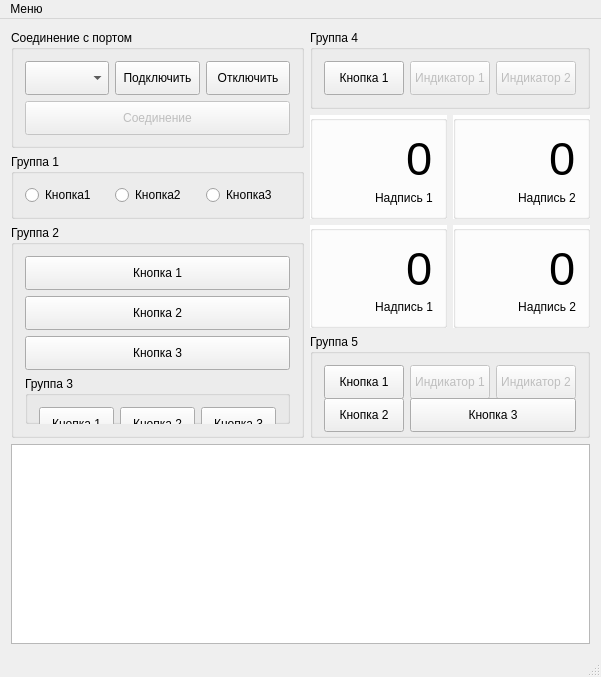
<?xml version="1.0" encoding="UTF-8"?>
<ui version="4.0">
 <class>MainWindow</class>
 <widget class="QMainWindow" name="MainWindow">
  <property name="geometry">
   <rect>
    <x>0</x>
    <y>0</y>
    <width>601</width>
    <height>677</height>
   </rect>
  </property>
  <property name="sizePolicy">
   <sizepolicy hsizetype="Maximum" vsizetype="Maximum">
    <horstretch>0</horstretch>
    <verstretch>0</verstretch>
   </sizepolicy>
  </property>
  <property name="minimumSize">
   <size>
    <width>601</width>
    <height>677</height>
   </size>
  </property>
  <property name="maximumSize">
   <size>
    <width>607</width>
    <height>678</height>
   </size>
  </property>
  <property name="windowTitle">
   <string>Кнопки в команду</string>
  </property>
  <property name="windowIcon">
   <iconset resource="sources.qrc">
    <normaloff>:/new/prefix1/icon.png</normaloff>:/new/prefix1/icon.png</iconset>
  </property>
  <property name="styleSheet">
   <string notr="true"/>
  </property>
  <property name="animated">
   <bool>true</bool>
  </property>
  <widget class="QWidget" name="centralWidget">
   <property name="sizePolicy">
    <sizepolicy hsizetype="Preferred" vsizetype="Preferred">
     <horstretch>0</horstretch>
     <verstretch>0</verstretch>
    </sizepolicy>
   </property>
   <property name="maximumSize">
    <size>
     <width>10000</width>
     <height>10000</height>
    </size>
   </property>
   <property name="styleSheet">
    <string notr="true"/>
   </property>
   <layout class="QGridLayout" name="gridLayout_5">
    <item row="0" column="0">
     <layout class="QHBoxLayout" name="horizontalLayout_16">
      <item>
       <layout class="QVBoxLayout" name="verticalLayout_2">
        <property name="sizeConstraint">
         <enum>QLayout::SetDefaultConstraint</enum>
        </property>
        <item>
         <widget class="QGroupBox" name="portConnectionGroupBox">
          <property name="maximumSize">
           <size>
            <width>1000</width>
            <height>118</height>
           </size>
          </property>
          <property name="styleSheet">
           <string notr="true"/>
          </property>
          <property name="title">
           <string>Соединение с портом</string>
          </property>
          <layout class="QVBoxLayout" name="verticalLayout">
           <item>
            <layout class="QHBoxLayout" name="horizontalLayout">
             <item>
              <widget class="QComboBox" name="portsAvailableComboBox">
               <property name="minimumSize">
                <size>
                 <width>0</width>
                 <height>34</height>
                </size>
               </property>
              </widget>
             </item>
             <item>
              <widget class="QPushButton" name="portConnectPushButton">
               <property name="minimumSize">
                <size>
                 <width>0</width>
                 <height>34</height>
                </size>
               </property>
               <property name="text">
                <string>Подключить</string>
               </property>
              </widget>
             </item>
             <item>
              <widget class="QPushButton" name="portDisconnectPushButton">
               <property name="minimumSize">
                <size>
                 <width>0</width>
                 <height>34</height>
                </size>
               </property>
               <property name="text">
                <string>Отключить</string>
               </property>
              </widget>
             </item>
            </layout>
           </item>
           <item>
            <widget class="QPushButton" name="connectionPushButton">
             <property name="enabled">
              <bool>false</bool>
             </property>
             <property name="minimumSize">
              <size>
               <width>0</width>
               <height>34</height>
              </size>
             </property>
             <property name="text">
              <string>Соединение</string>
             </property>
            </widget>
           </item>
          </layout>
         </widget>
        </item>
        <item>
         <widget class="QGroupBox" name="GroupBox_1">
          <property name="title">
           <string>Группа 1</string>
          </property>
          <property name="flat">
           <bool>false</bool>
          </property>
          <layout class="QHBoxLayout" name="horizontalLayout_15">
           <item>
            <widget class="QRadioButton" name="e1RadioButton">
             <property name="text">
              <string>Кнопка1</string>
             </property>
            </widget>
           </item>
           <item>
            <widget class="QRadioButton" name="e2RadioButton">
             <property name="text">
              <string>Кнопка2</string>
             </property>
            </widget>
           </item>
           <item>
            <widget class="QRadioButton" name="e3RadioButton">
             <property name="text">
              <string>Кнопка3</string>
             </property>
            </widget>
           </item>
          </layout>
         </widget>
        </item>
        <item>
         <widget class="QGroupBox" name="GroupBox_2">
          <property name="title">
           <string>Группа 2</string>
          </property>
          <layout class="QVBoxLayout" name="verticalLayout_3">
           <item>
            <widget class="QPushButton" name="aPushButton">
             <property name="minimumSize">
              <size>
               <width>0</width>
               <height>34</height>
              </size>
             </property>
             <property name="text">
              <string>Кнопка 1</string>
             </property>
             <property name="checkable">
              <bool>true</bool>
             </property>
            </widget>
           </item>
           <item>
            <widget class="QPushButton" name="cPushButton">
             <property name="minimumSize">
              <size>
               <width>0</width>
               <height>34</height>
              </size>
             </property>
             <property name="text">
              <string>Кнопка 2</string>
             </property>
             <property name="checkable">
              <bool>true</bool>
             </property>
            </widget>
           </item>
           <item>
            <widget class="QPushButton" name="dPushButton">
             <property name="minimumSize">
              <size>
               <width>0</width>
               <height>34</height>
              </size>
             </property>
             <property name="styleSheet">
              <string notr="true"/>
             </property>
             <property name="text">
              <string>Кнопка 3</string>
             </property>
             <property name="checkable">
              <bool>true</bool>
             </property>
            </widget>
           </item>
           <item>
            <widget class="QGroupBox" name="GroupBox_3">
             <property name="title">
              <string>Группа 3</string>
             </property>
             <layout class="QHBoxLayout" name="horizontalLayout_3">
              <item>
               <widget class="QPushButton" name="PushButton_1">
                <property name="minimumSize">
                 <size>
                  <width>0</width>
                  <height>34</height>
                 </size>
                </property>
                <property name="text">
                 <string>Кнопка 1</string>
                </property>
                <property name="checkable">
                 <bool>true</bool>
                </property>
               </widget>
              </item>
              <item>
               <widget class="QPushButton" name="PushButton_2">
                <property name="minimumSize">
                 <size>
                  <width>0</width>
                  <height>34</height>
                 </size>
                </property>
                <property name="text">
                 <string>Кнопка 2</string>
                </property>
                <property name="checkable">
                 <bool>true</bool>
                </property>
               </widget>
              </item>
              <item>
               <widget class="QPushButton" name="PushButton_3">
                <property name="minimumSize">
                 <size>
                  <width>0</width>
                  <height>34</height>
                 </size>
                </property>
                <property name="text">
                 <string>Кнопка 3</string>
                </property>
                <property name="checkable">
                 <bool>true</bool>
                </property>
               </widget>
              </item>
             </layout>
            </widget>
           </item>
          </layout>
         </widget>
        </item>
       </layout>
      </item>
      <item>
       <layout class="QVBoxLayout" name="verticalLayout_4">
        <item>
         <widget class="QGroupBox" name="GroupBox_4">
          <property name="styleSheet">
           <string notr="true"/>
          </property>
          <property name="title">
           <string>Группа 4</string>
          </property>
          <layout class="QHBoxLayout" name="horizontalLayout_2">
           <item>
            <widget class="QPushButton" name="rPushButton">
             <property name="enabled">
              <bool>true</bool>
             </property>
             <property name="minimumSize">
              <size>
               <width>0</width>
               <height>34</height>
              </size>
             </property>
             <property name="styleSheet">
              <string notr="true"/>
             </property>
             <property name="text">
              <string>Кнопка 1</string>
             </property>
             <property name="checkable">
              <bool>true</bool>
             </property>
            </widget>
           </item>
           <item>
            <widget class="QPushButton" name="coPushButton">
             <property name="enabled">
              <bool>false</bool>
             </property>
             <property name="sizePolicy">
              <sizepolicy hsizetype="Preferred" vsizetype="Preferred">
               <horstretch>0</horstretch>
               <verstretch>0</verstretch>
              </sizepolicy>
             </property>
             <property name="minimumSize">
              <size>
               <width>0</width>
               <height>34</height>
              </size>
             </property>
             <property name="maximumSize">
              <size>
               <width>16777215</width>
               <height>34</height>
              </size>
             </property>
             <property name="font">
              <font>
               <pointsize>9</pointsize>
              </font>
             </property>
             <property name="styleSheet">
              <string notr="true"/>
             </property>
             <property name="text">
              <string>Индикатор 1</string>
             </property>
            </widget>
           </item>
           <item>
            <widget class="QPushButton" name="bPushButton">
             <property name="enabled">
              <bool>false</bool>
             </property>
             <property name="minimumSize">
              <size>
               <width>0</width>
               <height>34</height>
              </size>
             </property>
             <property name="font">
              <font>
               <pointsize>9</pointsize>
              </font>
             </property>
             <property name="styleSheet">
              <string notr="true"/>
             </property>
             <property name="text">
              <string>Индикатор 2</string>
             </property>
            </widget>
           </item>
          </layout>
         </widget>
        </item>
        <item>
         <layout class="QHBoxLayout" name="horizontalLayout_9">
          <item>
           <widget class="QGroupBox" name="groupBox_6">
            <property name="styleSheet">
             <string notr="true"> QGroupBox{background-color: white }</string>
            </property>
            <property name="title">
             <string/>
            </property>
            <layout class="QGridLayout" name="gridLayout_2">
             <item row="0" column="0">
              <layout class="QHBoxLayout" name="horizontalLayout_7">
               <item>
                <spacer name="horizontalSpacer_4">
                 <property name="orientation">
                  <enum>Qt::Horizontal</enum>
                 </property>
                 <property name="sizeHint" stdset="0">
                  <size>
                   <width>40</width>
                   <height>20</height>
                  </size>
                 </property>
                </spacer>
               </item>
               <item>
                <widget class="QLabel" name="electricity1Label">
                 <property name="font">
                  <font>
                   <pointsize>35</pointsize>
                  </font>
                 </property>
                 <property name="styleSheet">
                  <string notr="true"/>
                 </property>
                 <property name="text">
                  <string>0</string>
                 </property>
                </widget>
               </item>
              </layout>
             </item>
             <item row="1" column="0">
              <layout class="QHBoxLayout" name="horizontalLayout_8">
               <item>
                <widget class="QLabel" name="label">
                 <property name="contextMenuPolicy">
                  <enum>Qt::ActionsContextMenu</enum>
                 </property>
                 <property name="text">
                  <string/>
                 </property>
                 <property name="pixmap">
                  <pixmap>:/energy_24.png</pixmap>
                 </property>
                </widget>
               </item>
               <item>
                <widget class="QLabel" name="label_13">
                 <property name="text">
                  <string>Надпись 1</string>
                 </property>
                </widget>
               </item>
              </layout>
             </item>
            </layout>
           </widget>
          </item>
          <item>
           <widget class="QGroupBox" name="groupBox_4">
            <property name="styleSheet">
             <string notr="true"> QGroupBox{background-color: white }</string>
            </property>
            <property name="title">
             <string/>
            </property>
            <layout class="QGridLayout" name="gridLayout">
             <item row="0" column="0">
              <layout class="QHBoxLayout" name="horizontalLayout_6">
               <item>
                <spacer name="horizontalSpacer_3">
                 <property name="orientation">
                  <enum>Qt::Horizontal</enum>
                 </property>
                 <property name="sizeHint" stdset="0">
                  <size>
                   <width>40</width>
                   <height>20</height>
                  </size>
                 </property>
                </spacer>
               </item>
               <item>
                <widget class="QLabel" name="electricity2Label">
                 <property name="font">
                  <font>
                   <pointsize>35</pointsize>
                  </font>
                 </property>
                 <property name="styleSheet">
                  <string notr="true"/>
                 </property>
                 <property name="text">
                  <string>0</string>
                 </property>
                </widget>
               </item>
              </layout>
             </item>
             <item row="1" column="0">
              <layout class="QHBoxLayout" name="horizontalLayout_5">
               <item>
                <widget class="QLabel" name="label_2">
                 <property name="text">
                  <string/>
                 </property>
                 <property name="pixmap">
                  <pixmap>:/energy_24.png</pixmap>
                 </property>
                </widget>
               </item>
               <item>
                <widget class="QLabel" name="label_10">
                 <property name="text">
                  <string>Надпись 2</string>
                 </property>
                </widget>
               </item>
              </layout>
             </item>
            </layout>
           </widget>
          </item>
         </layout>
        </item>
        <item>
         <layout class="QHBoxLayout" name="horizontalLayout_10">
          <item>
           <widget class="QGroupBox" name="groupBox_7">
            <property name="styleSheet">
             <string notr="true"> QGroupBox{background-color: white }</string>
            </property>
            <property name="title">
             <string/>
            </property>
            <layout class="QGridLayout" name="gridLayout_3">
             <item row="0" column="0">
              <layout class="QHBoxLayout" name="horizontalLayout_11">
               <item>
                <spacer name="horizontalSpacer_6">
                 <property name="orientation">
                  <enum>Qt::Horizontal</enum>
                 </property>
                 <property name="sizeHint" stdset="0">
                  <size>
                   <width>40</width>
                   <height>20</height>
                  </size>
                 </property>
                </spacer>
               </item>
               <item>
                <widget class="QLabel" name="temperature1Label">
                 <property name="font">
                  <font>
                   <pointsize>35</pointsize>
                  </font>
                 </property>
                 <property name="styleSheet">
                  <string notr="true"/>
                 </property>
                 <property name="text">
                  <string>0</string>
                 </property>
                </widget>
               </item>
              </layout>
             </item>
             <item row="1" column="0">
              <layout class="QHBoxLayout" name="horizontalLayout_12">
               <item>
                <widget class="QLabel" name="label_3">
                 <property name="text">
                  <string/>
                 </property>
                 <property name="pixmap">
                  <pixmap>:/temp_2.png</pixmap>
                 </property>
                </widget>
               </item>
               <item>
                <widget class="QLabel" name="label_15">
                 <property name="minimumSize">
                  <size>
                   <width>94</width>
                   <height>0</height>
                  </size>
                 </property>
                 <property name="text">
                  <string>Надпись 1</string>
                 </property>
                 <property name="alignment">
                  <set>Qt::AlignRight|Qt::AlignTrailing|Qt::AlignVCenter</set>
                 </property>
                </widget>
               </item>
              </layout>
             </item>
            </layout>
           </widget>
          </item>
          <item>
           <widget class="QGroupBox" name="groupBox_8">
            <property name="styleSheet">
             <string notr="true"> QGroupBox{background-color: white }</string>
            </property>
            <property name="title">
             <string/>
            </property>
            <layout class="QGridLayout" name="gridLayout_4">
             <item row="0" column="0">
              <layout class="QHBoxLayout" name="horizontalLayout_13">
               <item>
                <spacer name="horizontalSpacer_8">
                 <property name="orientation">
                  <enum>Qt::Horizontal</enum>
                 </property>
                 <property name="sizeHint" stdset="0">
                  <size>
                   <width>40</width>
                   <height>20</height>
                  </size>
                 </property>
                </spacer>
               </item>
               <item>
                <widget class="QLabel" name="temperature2Label">
                 <property name="font">
                  <font>
                   <pointsize>35</pointsize>
                  </font>
                 </property>
                 <property name="styleSheet">
                  <string notr="true"/>
                 </property>
                 <property name="text">
                  <string>0</string>
                 </property>
                </widget>
               </item>
              </layout>
             </item>
             <item row="1" column="0">
              <layout class="QHBoxLayout" name="horizontalLayout_14">
               <item>
                <widget class="QLabel" name="label_4">
                 <property name="text">
                  <string/>
                 </property>
                 <property name="pixmap">
                  <pixmap>:/temp_2.png</pixmap>
                 </property>
                </widget>
               </item>
               <item>
                <widget class="QLabel" name="label_17">
                 <property name="minimumSize">
                  <size>
                   <width>94</width>
                   <height>0</height>
                  </size>
                 </property>
                 <property name="text">
                  <string>Надпись 2</string>
                 </property>
                 <property name="alignment">
                  <set>Qt::AlignRight|Qt::AlignTrailing|Qt::AlignVCenter</set>
                 </property>
                </widget>
               </item>
              </layout>
             </item>
            </layout>
           </widget>
          </item>
         </layout>
        </item>
        <item>
         <widget class="QGroupBox" name="GroupBox_5">
          <property name="title">
           <string>Группа 5</string>
          </property>
          <layout class="QHBoxLayout" name="horizontalLayout_4">
           <item>
            <layout class="QVBoxLayout" name="verticalLayout_7">
             <item>
              <widget class="QPushButton" name="oPushButton">
               <property name="minimumSize">
                <size>
                 <width>0</width>
                 <height>34</height>
                </size>
               </property>
               <property name="text">
                <string>Кнопка 1</string>
               </property>
               <property name="checkable">
                <bool>true</bool>
               </property>
              </widget>
             </item>
             <item>
              <widget class="QPushButton" name="yPushButton">
               <property name="minimumSize">
                <size>
                 <width>0</width>
                 <height>34</height>
                </size>
               </property>
               <property name="text">
                <string>Кнопка 2</string>
               </property>
               <property name="checkable">
                <bool>true</bool>
               </property>
              </widget>
             </item>
            </layout>
           </item>
           <item>
            <layout class="QVBoxLayout" name="verticalLayout_6">
             <item>
              <layout class="QHBoxLayout" name="horizontalLayout_17">
               <item>
                <widget class="QPushButton" name="kPushButton">
                 <property name="enabled">
                  <bool>false</bool>
                 </property>
                 <property name="minimumSize">
                  <size>
                   <width>0</width>
                   <height>34</height>
                  </size>
                 </property>
                 <property name="font">
                  <font>
                   <pointsize>9</pointsize>
                  </font>
                 </property>
                 <property name="styleSheet">
                  <string notr="true"/>
                 </property>
                 <property name="text">
                  <string>Индикатор 1</string>
                 </property>
                </widget>
               </item>
               <item>
                <widget class="QPushButton" name="vPushButton">
                 <property name="enabled">
                  <bool>false</bool>
                 </property>
                 <property name="minimumSize">
                  <size>
                   <width>0</width>
                   <height>34</height>
                  </size>
                 </property>
                 <property name="text">
                  <string>Индикатор 2</string>
                 </property>
                </widget>
               </item>
              </layout>
             </item>
             <item>
              <widget class="QPushButton" name="zPushButton">
               <property name="minimumSize">
                <size>
                 <width>0</width>
                 <height>34</height>
                </size>
               </property>
               <property name="text">
                <string>Кнопка 3</string>
               </property>
               <property name="checkable">
                <bool>true</bool>
               </property>
              </widget>
             </item>
            </layout>
           </item>
          </layout>
         </widget>
        </item>
       </layout>
      </item>
     </layout>
    </item>
    <item row="2" column="0">
     <widget class="QTextEdit" name="logTextEdit">
      <property name="enabled">
       <bool>true</bool>
      </property>
      <property name="sizePolicy">
       <sizepolicy hsizetype="Preferred" vsizetype="Preferred">
        <horstretch>0</horstretch>
        <verstretch>0</verstretch>
       </sizepolicy>
      </property>
      <property name="minimumSize">
       <size>
        <width>0</width>
        <height>200</height>
       </size>
      </property>
      <property name="maximumSize">
       <size>
        <width>1000</width>
        <height>1000</height>
       </size>
      </property>
      <property name="baseSize">
       <size>
        <width>0</width>
        <height>0</height>
       </size>
      </property>
      <property name="layoutDirection">
       <enum>Qt::LeftToRight</enum>
      </property>
      <property name="readOnly">
       <bool>true</bool>
      </property>
     </widget>
    </item>
    <item row="1" column="0">
     <spacer name="verticalSpacer">
      <property name="orientation">
       <enum>Qt::Vertical</enum>
      </property>
      <property name="sizeHint" stdset="0">
       <size>
        <width>20</width>
        <height>40</height>
       </size>
      </property>
     </spacer>
    </item>
   </layout>
  </widget>
  <widget class="QMenuBar" name="menuBar">
   <property name="geometry">
    <rect>
     <x>0</x>
     <y>0</y>
     <width>601</width>
     <height>21</height>
    </rect>
   </property>
   <widget class="QMenu" name="menu">
    <property name="tearOffEnabled">
     <bool>false</bool>
    </property>
    <property name="title">
     <string>Меню</string>
    </property>
    <property name="separatorsCollapsible">
     <bool>false</bool>
    </property>
    <property name="toolTipsVisible">
     <bool>false</bool>
    </property>
   </widget>
   <addaction name="menu"/>
  </widget>
  <widget class="QStatusBar" name="statusBar"/>
 </widget>
 <layoutdefault spacing="6" margin="11"/>
 <resources>
  <include location="sources.qrc"/>
 </resources>
 <connections/>
</ui>
